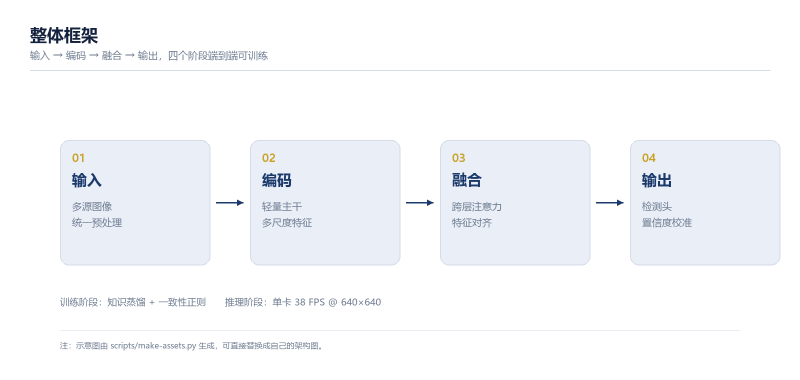
#> input picture assets/figs/framework.png, 1600 x 760 px (shown at 1/2 size)
$ python contact-sheet.py ../assets/figs
#> lines starting #> are read from the running program, lines starting #| are printed output that depends on the picture
"""把导出的 PNG 拼成一张总览图，方便一眼检查整份 deck 的版式。

用法：
    python scripts/contact-sheet.py out/academic-defense-png
    python scripts/contact-sheet.py out/xxx-png -o out/xxx-overview.png -c 4 -w 420
"""
from __future__ import annotations

import argparse
import re
from pathlib import Path

from PIL import Image, ImageDraw


def build(folder: Path, out: Path, cols: int, width: int) -> Path:
#> called with cols = 4, width = 420
    files = sorted(folder.glob("*.png"), key=lambda p: int(re.sub(r"\D", "", p.stem) or 0))
    if not files:
        raise SystemExit(f"{folder} 里没有 PNG")
    thumbs = []
    for f in files:
        im = Image.open(f).convert("RGB")
#> im is the input picture: PIL image 1600x760 RGB; mean R, G, B 246.7, 248.2, 250.8
        h = int(width * im.height / im.width)
#> h = 199
        thumbs.append(im.resize((width, h), Image.LANCZOS))
    rows = (len(thumbs) + cols - 1) // cols
#> rows = 1
    gap, pad = 10, 16
    th = thumbs[0].height
#> th = 199
    W = cols * width + (cols - 1) * gap + pad * 2
    H = rows * th + (rows - 1) * gap + pad * 2
#> H = 231
    sheet = Image.new("RGB", (W, H), (245, 245, 247))
    d = ImageDraw.Draw(sheet)
    for i, im in enumerate(thumbs):
        r, c = divmod(i, cols)
        x = pad + c * (width + gap)
        y = pad + r * (th + gap)
        sheet.paste(im, (x, y))
        d.rectangle([x - 1, y - 1, x + width, y + th], outline=(210, 210, 215))
        d.text((x + 4, y + 4), f"{i + 1:02d}", fill=(120, 120, 130))
#> this loop made 1 pass
#> (r, c, x, y) on pass 1: (0, 0, 16, 16)
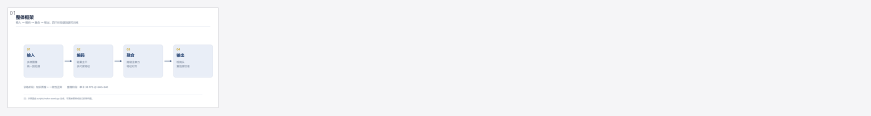
#> sheet: PIL image 1742x231 RGB (shown at 1/2 size); mean R, G, B 245.2, 245.5, 247.7
    sheet.save(out)
    return out


if __name__ == "__main__":
    ap = argparse.ArgumentParser()
    ap.add_argument("folder")
    ap.add_argument("-o", "--out")
    ap.add_argument("-c", "--cols", type=int, default=4)
    ap.add_argument("-w", "--width", type=int, default=420)
    a = ap.parse_args()
    folder = Path(a.folder)
    out = Path(a.out) if a.out else folder.parent / f"{folder.name}-overview.png"
    print(build(folder, out, a.cols, a.width))
